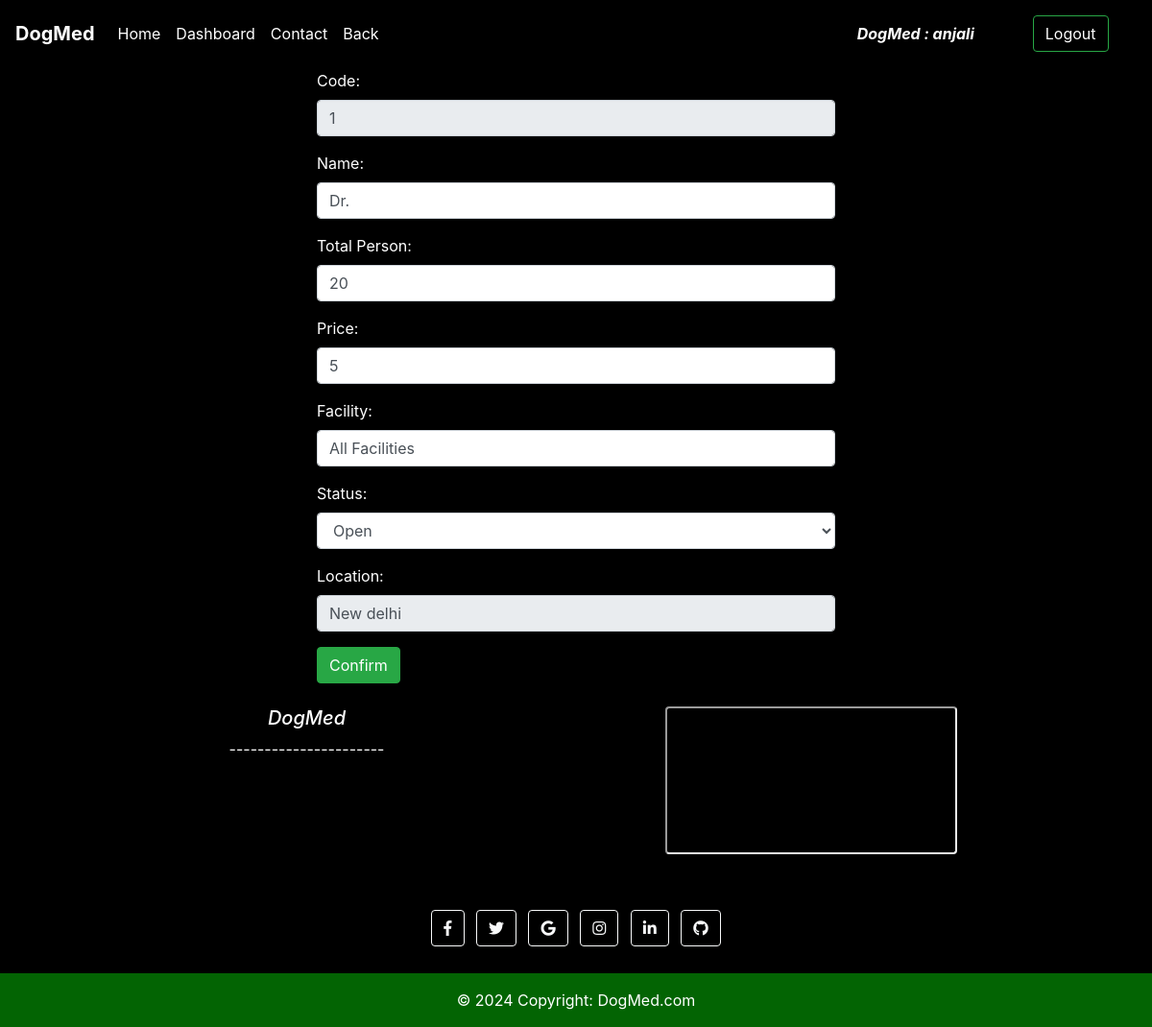
Screenshot of /staff/panel/edit-room?roomid=12 (signed in) with the database file from the repository.
### home/models.py (models this page shows, shortened)
class Rooms(models.Model):
    ROOM_STATUS = (
    ("1", "Open"),
    ("2", "Closed"),
    )
    EVENT_TYPE = (
    (" ", " "),
    )
    room_type = models.CharField(max_length=50,choices = EVENT_TYPE)
    capacity = models.IntegerField()
    price = models.IntegerField()
    size = models.CharField(max_length=50)
    hotel = models.ForeignKey(Hotels, on_delete = models.CASCADE)
    status = models.CharField(choices =ROOM_STATUS,max_length = 15)
    roomnumber = models.IntegerField()

class Hotels(models.Model):
    name = models.CharField(max_length=30,default="Prakash")
    owner = models.CharField(max_length=20)
    location = models.CharField(max_length=50)
    state = models.CharField(max_length=50,default="Uttarakhand")
    country = models.CharField(max_length=50,default="India")

### home/views.py (the view)
# urls.py: path('staff/panel/edit-room', views.edit_room),
@login_required(login_url='/staff')
def edit_room(request):
    if request.user.is_staff == False:
        return HttpResponse('Access Denied')
    if request.method == 'POST' and request.user.is_staff:
        print(request.POST)
        old_room = Rooms.objects.all().get(id= int(request.POST['roomid']))
        hotel = Hotels.objects.all().get(id=int(request.POST['hotel']))
        old_room.room_type  = request.POST['roomtype']
        old_room.capacity   =int(request.POST['capacity'])
        old_room.price      = int(request.POST['price'])
        old_room.size       = str(request.POST['size'])
        old_room.hotel      = hotel
        old_room.status     = request.POST['status']
        old_room.room_number=int(request.POST['roomnumber'])
        old_room.save()
        messages.success(request,"Events/Trips Details Updated Successfully")
        return redirect('staffpanel')
    else:
        room_id = request.GET['roomid']
        room = Rooms.objects.all().get(id=room_id)
        response = render(request,'staff/editroom.html',{'room':room})
        return HttpResponse(response)

### templates/staff/editroom.html (shortened to what this page needs)
{% extends 'basic.html' %}
{% block body %}
<h1 class="text-center my-0">Edit Appointment/Appointment Details</h1>
    <div class="container" >
        <div class="row ">
            <div class="col-md-6 col-lg-6 col-xlg-6 col-sm-12 mx-auto text-white" >
                <form action="/staff/panel/edit-room/edit" method="POST" >
                    <div class="form-group mt-4">
                        <label for="pwd"> Code:</label>
                        <input type="number" class="form-control" id="roomnumber" name="roomnumber" value="{{room.roomnumber}}" disabled>
                    </div>
                    <div class="form-group">
                        <label for="email">Name:</label>
                        <input class="form-control" name="roomtype" id="roomtype" value="{{room.room_type}}"></select>
                    </div>
                    <div class="form-group">
                        <label for="pwd">Total Person:</label>
                        <input type="number" class="form-control " id="capacity" name="capacity" value="{{room.capacity}}">
                    </div>
                    <div class="form-group">
                        <label for="pwd">Price:</label>
                        <input type="mumber" class="form-control " id="price" name="price" value="{{room.price}}">
                    </div>
                    <div class="form-group">
                        <label for="pwd">Facility:</label>
                        <input type="text" class="form-control " id="size" name="size" value="{{room.size}}">
                    </div>
                    <div class="form-group">
                        <label for="pwd">Status:</label>
                        <select class="form-control" name="status" id="status">
                            <option value="1">Open</option>
                        </select>
                    </div>
                    <div class="form-group">
                        <label for="pwd">Location:</label>
                        <input type="text" class="form-control " id="hotel" name="hotel" value="{{room.hotel.location}}" disabled>
                    </div>
                    <button type="submit" class="btn btn-success">Confirm</button>
                </form>
            </div>
        </div>
    </div>
{% endblock body %}

### templates/basic.html (shortened to what this page needs)
{% load static %}
<!DOCTYPE html>
<html lang="en">
<head>
    <link rel="stylesheet" href="https://use.fontawesome.com/releases/v5.7.0/css/all.css"
>
    <link rel="stylesheet" href="{% static 'bootstrap\bootstrap.css' %}">
    <link rel="stylesheet" href="https://maxcdn.bootstrapcdn.com/bootstrap/4.5.0/css/bootstrap.min.css">
</head>
<body style="height: 100%; background-color: black;">
    <div class="container-fluid px-0">
        <nav class="navbar navbar-expand-lg navbar-dark fixed-top">
            <a class="navbar-brand text-bold" href="/"><b>DogMed</b></a>
            <div class="collapse navbar-collapse " id="navbarSupportedContent">
                <ul class="navbar-nav mr-auto ">
                    <li class="nav-item active">
                        <a class="nav-link text-bold " href="/"> Home</a>
                    </li>
                    {% if user.is_staff %}
                    <li class="nav-item active">
                        <a class="nav-link text-bold" href="/staff/panel">Dashboard </a>
                    </li>
                    {% elif user.is_staff == False and user.is_authenticated %}
                    <li class="nav-item active">
                        <a class="nav-link text-bold" href="/user/bookings">Booked Appointment</a>
                    </li>
                    {% endif %}
                    <li class="nav-item active">
                        <a class="nav-link text-bold" href="/contact">Contact </a>
                    </li>
                    <li class="nav-item active">
                        <a class="nav-link text-bold" href="/home">Back</a>
                    </li>
                </ul>
                {% if user.is_authenticated %}
                <button class="btn btn-group text-white" data-toggle="modal" data-target="#forlogin">
                    <b><i>DogMed : {{request.user}}</i></b><a href="/logout" class="nav-link">
                        <button class="btn btn-outline-success text-white" data-toggle="modal" data-target="#forlogin">
                            Logout
                        </button></a>&nbsp; &nbsp;
                </button>
                {% endif %}
            </div>
        </nav>
    </div>
    {% block body %}
    {% endblock body %}
    <footer class=" text-center text-white " style="background-color: black;">
        <div class="container p-4">
            <div class="row">
                <div class="col-lg-6 col-md-12 mb-4 mb-md-0">
                    <h5 class="font-italic">DogMed</h5>
                    <p>---------------------- </p>
                </div>
                <div class="col-lg-3 col-md-6 mb-4 mb-md-0">
                    <div class="container">
                        <section class="">
                            <div class="row d-flex justify-content-center">
                                <div class="col-lg-6">
                                    <div class="ratio ratio-16x9">
                                        <iframe class="shadow-1-strong rounded " src=" " title="YouTube video"
                                            allowfullscreen></iframe>
                                    </div>
                                </div>
                            </div>
                        </section>
                    </div>
                </div>
            </div>
        </div>
        <div class="container p-4 pb-0">
            <section class="">
                <a class="btn btn-outline-light btn-floating m-1" href="#!" role="button"><i
                        class="fab fa-facebook-f"></i></a>
                <a class="btn btn-outline-light btn-floating m-1" href="#!" role="button"><i
                        class="fab fa-twitter"></i></a>
                <a class="btn btn-outline-light btn-floating m-1" href="#!" role="button"><i
                        class="fab fa-google"></i></a>
                <a class="btn btn-outline-light btn-floating m-1" href="#!" role="button"><i
                        class="fab fa-instagram"></i></a>
                <a class="btn btn-outline-light btn-floating m-1" href="#!" role="button"><i
                        class="fab fa-linkedin-in"></i></a>
                <a class="btn btn-outline-light btn-floating m-1" href="#!" role="button"><i
                        class="fab fa-github"></i></a>
            </section>
        </div>
        <div class="text-center p-3" style="background-color: rgb(3, 100, 3);">
            © 2024 Copyright:
            <a class="text-white" href="">DogMed.com</a>
        </div>
    </footer>
</body>
</html>

### templates/staff/editroom.html (style rules this page uses)
body { min-height: 100vh; }

### templates/basic.html (style rules this page uses)
a { text-decoration: none; }
.navbar-dark { background-color: black; }

### rows the page displays
Rooms: roomnumber "1", roomtype "Dr.", capacity "20", price "5", size "All Facilities", hotel "New delhi"

### other values shown
{{ request.user }} "anjali"
